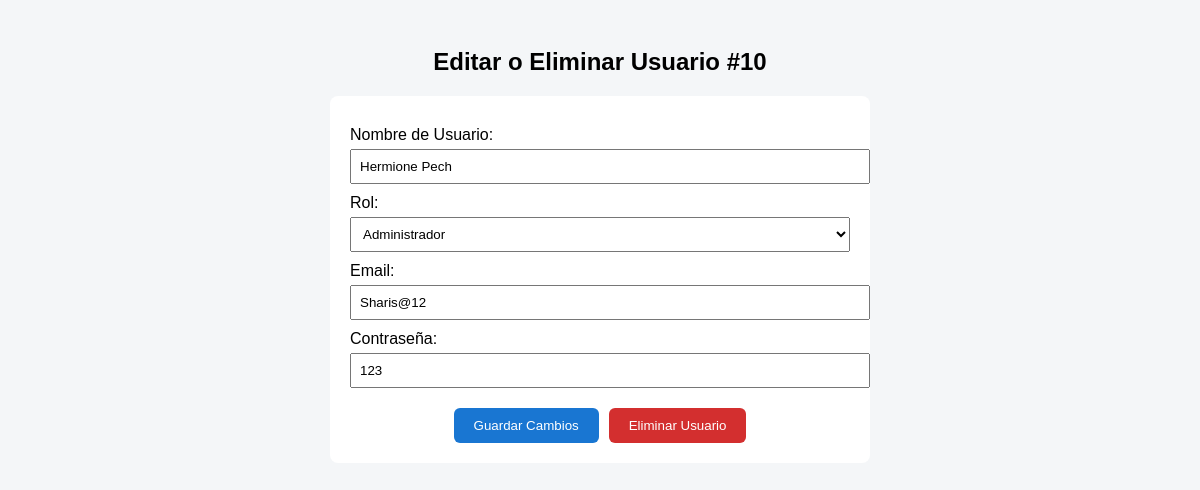
The page /server/crud_user.php?id=10 on the database its author committed.
### tables this page shows
CREATE TABLE `usuario` (
  `ID_Usuario` int(6) NOT NULL,
  `Nombre_Usuario` varchar(40) NOT NULL,
  `Rol` varchar(20) NOT NULL,
  `Email` varchar(50) NOT NULL,
  `Contraseña` varchar(10) NOT NULL,
  `avatar_url` varchar(255) DEFAULT NULL
);

### server/crud_user.php (the view, shortened to what this page needs)
<?php
require_once '../server/conexion_bd.php';
$id = $_GET['id'];
$sql = "SELECT * FROM usuario WHERE ID_Usuario = ?";
$stmt = $conexion->prepare($sql);
$stmt->bind_param("s", $id);
$stmt->execute();
$resultado = $stmt->get_result();
$usuario = $resultado->fetch_assoc();
?>
<!DOCTYPE html>
<html lang="es">
<head>
</head>
<body>
<h2 style="text-align:center;">Editar o Eliminar Usuario #<?php echo $id; ?></h2>
<form method="POST">
    <label>Nombre de Usuario:</label>
    <input type="text" name="nombre" value="<?php echo htmlspecialchars($usuario['Nombre_Usuario']); ?>" required>
    <label>Rol:</label>
    <select name="rol" required>
        <option value="Administrador" <?= $usuario['Rol'] == "Administrador" ? "selected" : "" ?>>Administrador</option>
    </select>
    <label>Email:</label>
    <input type="email" name="email" value="<?php echo htmlspecialchars($usuario['Email']); ?>" required>
    <label>Contraseña:</label>
    <input type="text" name="contrasena" value="<?php echo htmlspecialchars($usuario['Contraseña']); ?>" required>
    <div style="display: flex; justify-content: center;">
        <button type="submit" class="guardar">Guardar Cambios</button>
        <button type="submit" name="eliminar" value="1" class="eliminar" onclick="return confirm('¿Estás seguro de eliminar este usuario?');">Eliminar Usuario</button>
    </div>
</form>
</body>
</html>

### server/crud_user.php (style rules this page uses)
body { font-family: sans-serif; background: #f4f6f8; padding: 20px; }
form { background: #fff; padding: 20px; border-radius: 8px; max-width: 500px; margin: auto; }
label { display: block; margin-top: 10px; }
input, select { width: 100%; padding: 8px; margin-top: 5px; }
button { margin-top: 20px; padding: 10px 20px; border: none; border-radius: 6px; cursor: pointer; }
.guardar { background: #1976d2; color: #fff; }
.eliminar { background: #d32f2f; color: #fff; margin-left: 10px; }

### rows shown on the page
usuario: nombre "Hermione Pech", rol "Administrador", email "Sharis@12", contrasena "123"

### other values the page prints
$id "10"
